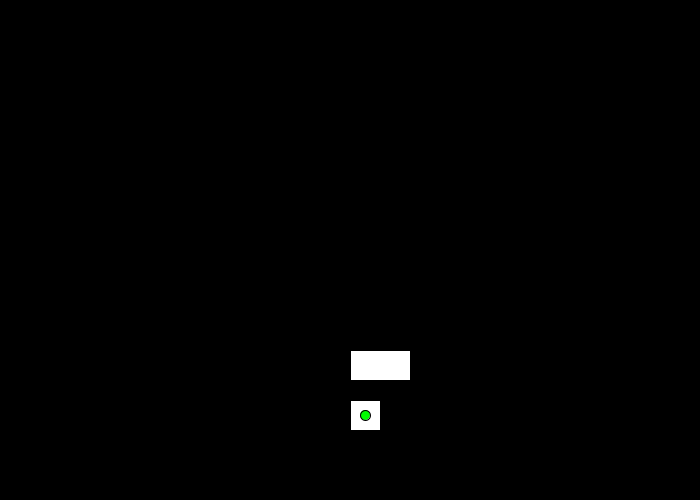
Frame 1 (no input)
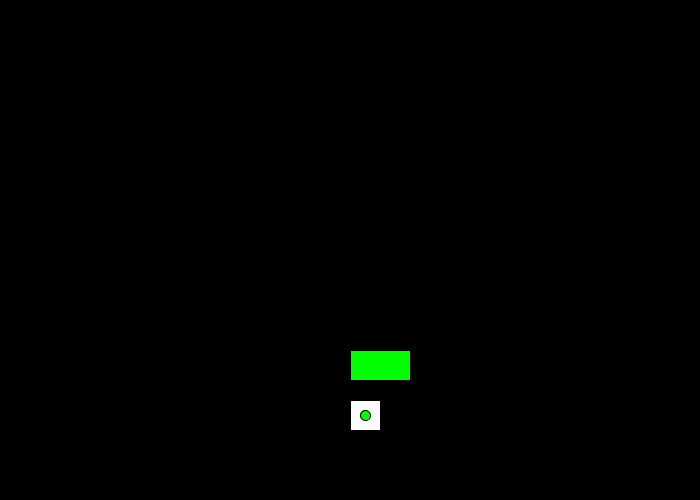
Frame 60 (the mouse pressed at the canvas centre just before this capture)
Frame 120 (the mouse held since frame 60 and released just before this capture): identical to frame 60, image omitted

The Processing sketch that drew these frames (run headless with seeded random() and noise(); from frame 60 on, the mouse is pressed at the canvas centre):

// Processing sketch: Gta6
// ── Gta6.pde
float playerX = 350;
float playerY = 400;
float snelheidX;
float snelheidY;
boolean links, rechts, omhoog, omlaag, focus, inAuto;
Auto mijnAuto;

void setup() {
  size(700, 500);
  mijnAuto = new Auto(350, 350, 0, 0);
}

void draw() {
  background(0);
  mijnAuto.beweeg();
  mijnAuto.teken();
  float focusSnel = 5;
  if (focus) {
    focusSnel = 3.5;
  }

  snelheidX = 0;
  snelheidY = 0;
  if (links == true) snelheidX = snelheidX - focusSnel;
  if (rechts == true) snelheidX = snelheidX + focusSnel;
  if (omhoog == true) snelheidY = snelheidY - focusSnel;
  if (omlaag == true) snelheidY = snelheidY + focusSnel;

  playerX = playerX + snelheidX;
  playerY = playerY + snelheidY;
  playerX = constrain(playerX, 0, width - 30);
  playerY = constrain(playerY, 200, height - 30);

  if (!inAuto) {
    fill(255);
    rect(playerX, playerY, 30, 30);
    fill(0, 255, 0);
    ellipse(playerX + 15, playerY + 15, 10, 10);
  }
}

void keyPressed() {
  if (key == 'a' || key == 'A') links = true;
  if (key == 'd' || key == 'D') rechts = true;
  if (key == 's' || key == 'S') omlaag = true;
  if (key == 'w' || key == 'W') omhoog = true;
  if (keyCode == SHIFT) focus = true;

  if (key == 'e' || key == 'E') {
    if (dist(playerX, playerY, mijnAuto.autoX, mijnAuto.autoY) < 60) {
      inAuto = true;
    }
  }
}

void keyReleased() {
  if (key == 'a' || key == 'A') links = false;
  if (key == 'd' || key == 'D') rechts = false;
  if (key == 's' || key == 'S') omlaag = false;
  if (key == 'w' || key == 'W') omhoog = false;
  if (keyCode == SHIFT) focus = false;
}

// ── auto.pde
class Auto {
  float autoX;
  float autoY;
  float autoSnelX;
  float autoSnelY;


  Auto(float autoX, float autoY, float autoSnelX, float autoSnelY) {
    this.autoX = autoX;
    this.autoY = autoY;
    this.autoSnelX = autoSnelX;
    this.autoSnelY = autoSnelY;
  }

  void beweeg() {
    autoX = autoX + autoSnelX;
    autoY = autoY + autoSnelY;
  }
  void teken(){
    rect(autoX, autoY, 60,30);
  }
}
